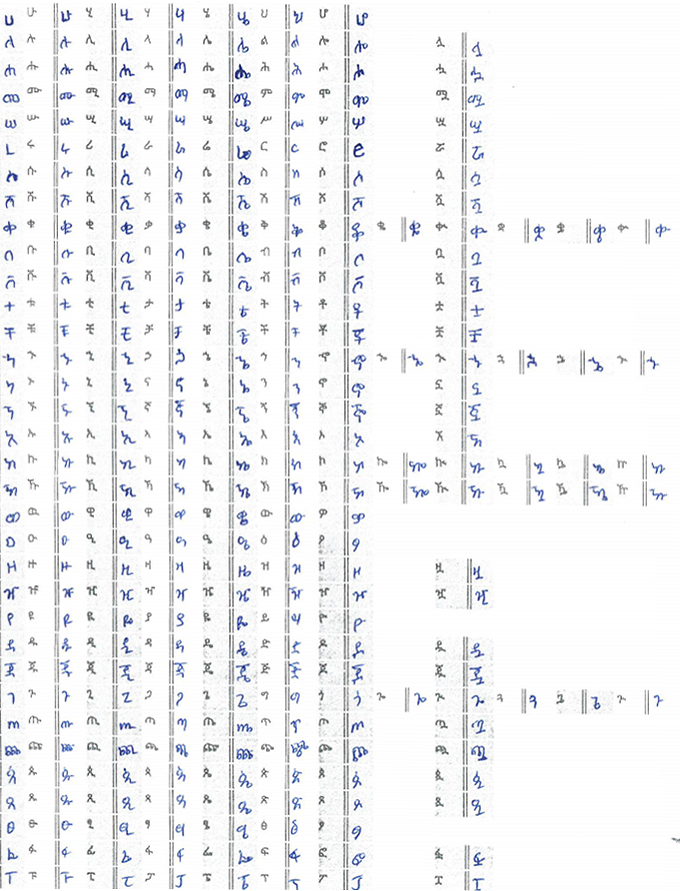
#> input picture datasetl/form 125.png, 680 x 891 px, found by its file name
$ jupyter execute 'OCR DATASET COMPILER - Latest stable version.ipynb'
#> lines starting #> are read from the running program, lines starting #| are printed output that depends on the picture; after the words box and inside, x2 and y2 are one past the last pixel; in counts of white or black regions, pixels touching at a corner belong together
# Pre-Processing LAB

Steep 1: Library import and defination of Utility Methods

[cell 1]
# All Imports
import os
import glob
import PIL
import cv2
import numpy as np
from matplotlib import pyplot as plt
import random


#  All Utility Methods
def view(img):
#     img = cv2.cvtColor(img, cv2.COLOR_BGR2RGB)
    plt.imshow(img)
    plt.show()

def rand_col_box(image, initial, final, color_interval, tickness):
    # # this method draw and
    # get a copy of the image
    tmp = np.copy(image)
    # randomly Generate a color set
    red = random.randrange(0, 255, color_interval)
    green = random.randrange(0, 255, color_interval)
    blue = random.randrange(0, 255, color_interval)
    # draw box over it then return
    x,y = initial
    w,h = final
    return cv2.rectangle(tmp, (x,y), ((x+w),(y+h)), (red, green, blue), tickness)


# [20 lines left out: function contours_process, not called in this run]
        #Crop the image
        #image_name= "reslt/countur " + str(i+1) + ".png"
        #cv2.imwrite(image_name, cropped_contour)

def grayImg(image):
    # this method return gray version of the given image
    return cv2.cvtColor(image,cv2.COLOR_BGR2GRAY)


# [17 lines left out: function get_file_name, not called in this run]

def bounder(img, initial, final):
    # # This method make a nose removal and collor-full rectangular border
    # make it gray
    gray= grayImg(img)
    # geting the threshold
    ret, thresh = cv2.threshold(gray,0,255,cv2.THRESH_BINARY_INV+cv2.THRESH_OTSU)
    # noise removal
    kernel = np.ones((3,3),np.uint8)
    opening = cv2.morphologyEx(thresh,cv2.MORPH_OPEN,kernel, iterations = 2)
    # sure background area
    sure_bg = cv2.dilate(opening,kernel,iterations=3)
    # contours_process(sure_bg, img)

    return rand_col_box(img, initial, final, 30, 1)

def fidel(bet):
    # this method sort and prepare the geez table for standard use from unicode
    deqala1 = ['ቈ','ኈ','ኰ','ዀ','ጐ']
    deqala2 = ['ሏ','ሗ','ሟ','ሧ','ሯ','ሷ','ሿ','ቊ','ቧ','ቯ',
               'ቷ','ቿ','ኊ','ኗ','ኟ','ኧ','ኲ','ዂ','ዟ','ዧ',
               'ዷ','ጇ','ጒ','ጧ','ጯ','ጷ','ጿ','ፏ','ፗ']
    deqala3 =['ቋ','ኋ','ኳ','ዃ','ጓ']
    deqala4 = ['ቌ','ኌ','ኴ','ዄ','ጔ']
    deqala5 = ['ቍ','ኍ','ኵ','ዅ','ጕ']

    i=0;fidel = 4608;fideloch = []
    if bet==1: fidel = 4608
    elif bet==2: fidel = 4609
    elif bet==3: fidel = 4610
    elif bet==4: fidel = 4611
    elif bet==5: fidel = 4612
    elif bet==6: fidel = 4613
    elif bet==7: fidel = 4614
    elif bet==8:
        for word in deqala1: fideloch.append(word)
    elif bet==9:
        for word in deqala2: fideloch.append(word)
    elif bet==10:
        for word in deqala3: fideloch.append(word)
    elif bet==11:
        for word in deqala4: fideloch.append(word)
    elif bet==12:
        for word in deqala5: fideloch.append(word)

    if bet < 8:
        while i<34:
            fideloch.append(chr(fidel))
            if i==8: fidel = fidel+32
            elif i==13 or i==17 or i==24: fidel = fidel+16
            elif i==18: fidel = fidel+16
            elif i==26: fidel = fidel+24
            else: fidel = fidel+8
            i=i+1
    return fideloch


#------------------------------------------------------------------------------------------


# # Fetch file
file_name = 'datasetl/form 125.png'

# Declare a list variable witl all the geez laters in ot according to our form standard
fidels = []
for index in range(1,13):
    fidels.append(fidel(index))

# fixed standard height and Width value of form pre-processor
h_w = [[25,890], [25,890], [25,890], [25,890], [25,890], [25,890], [25,890],# from geez to sabe
       [25,25], [25,25], [25,25], [25,25], [25,25],  # 1st column of diqala qalat
       [25,480], [25,50], [25,175], [25,50], # 2nd column of diqala qalat
       [25,25], [25,25], [25,25], [25,25], [25,25],  # 3rd column of diqala qalat
       [25,25], [25,25], [25,25], [25,25], [25,25],  # 4th column of diqala qalat
       [25,25], [25,25], [25,25], [25,25], [25,25]]  # 5th column of diqala qalat

# Adjustable x-y coordinate value of form pre-processor Column
x_y = [[2,0], [60,0], [119,0], [175,0], [234,0], [289,0], [350,0],# from geez to sabe
       [405,217], [405,348], [408,453], [411,480], [411,688], # 1st column of diqala qalat
       [468,31], [473,558], [468,640], [468,840],  # 2nd column of diqala qalat
       [531,217], [526,348], [532,453], [532,480], [528,688],  # 3rd column of diqala qalat
       [590,217], [586,348], [586,453], [586,480], [588,688],  # 4th column of diqala qalat
       [650,217], [646,348], [649,453], [649,480], [648,688]]  # 5th column of diqala qalat

# Adjustable y coordinate value of each later from selected Column of the form pre-processor
           #  ሀ1 ለ2  ሐ3  መ4   ሰ5  ረ6   ሰ7   ሸ8   ቀ9   በ10
initial = [0, 0, 25, 50, 75, 100, 125, 150, 175, 200, 225,
           #ቨ11 ተ12  ቸ13  ኀ14  ነ15  ኘ16  አ17  ከ18  ኸ19  ወ20
           250, 275, 300, 325, 350, 375, 400, 425, 450, 475,
           #ዐ21 ዘ22  ዠ23  የ24  ደ25  ጀ26  ገ27  ጠ28  ጨ29 ጰ30
           500, 525, 550, 575, 600, 625, 650, 675, 700, 725,
           #ጸ31 ፀ32  ፈ33  ፐ34
           750, 775, 800, 825]  # 5th column of diqala qalat
# initiate segmentation row pading valuse

index = 1; dynamic_pad=0; constant_pad = 2;

while index < len(initial):
    if index==2:
        dynamic_pad=0
    elif index==6:
        dynamic_pad=6
    initial[index] = initial[index]+dynamic_pad+constant_pad
    index=index+1

while True:
    imx = cv2.imread(file_name)
#> imx is the input picture: shape (891, 680, 3); mean B, G, R 244.5, 242.9, 242.3
    i=0
    while i < len(x_y):
        imx = bounder(imx, x_y[i], h_w[i])
        if h_w[i][1]==890:
            x=0
            while x < 34:
                imx = bounder(imx, [x_y[i][0],initial[x+1]+x], [25,25])
                x=x+1
        i=i+1
#> this loop made 31 passes
#> pass 1, in bounder, `gray= grayImg(img)`:
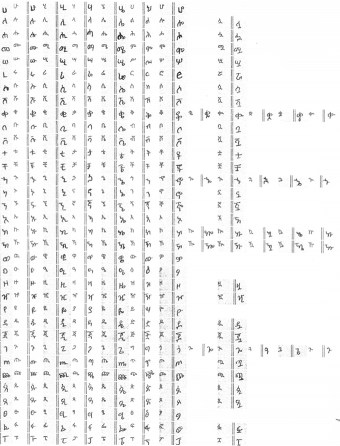
#> gray: shape (891, 680) (shown at 1/2 size); min 11, max 255, mean 242.9
#> pass 1, in bounder, `ret, thresh = cv2.threshold(gray,0,255,cv2.THRESH_BINARY_INV+cv2.THRES..`:
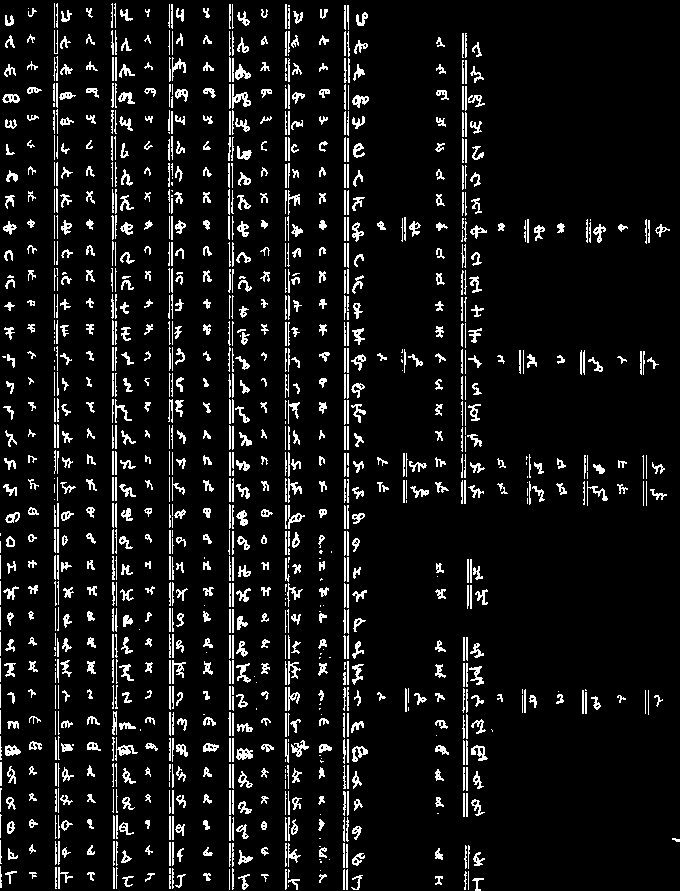
#> thresh: shape (891, 680); 8.3% white in thin lines or dots
#> pass 1, in bounder, `opening = cv2.morphologyEx(thresh,cv2.MORPH_OPEN,kernel, iterations = 2)`:
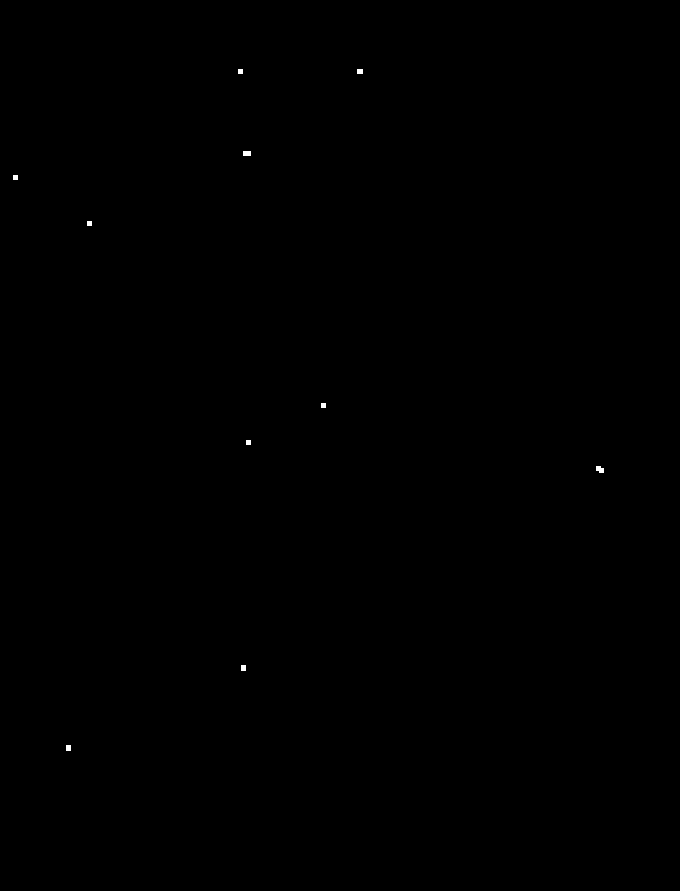
#> opening: shape (891, 680); 0.05% white; 10 white regions, largest, box (x1, y1, x2, y2) and area: (596, 466, 604, 473) 44, (243, 151, 251, 156) 40, (357, 69, 363, 74) 30
#> pass 1, in bounder, `sure_bg = cv2.dilate(opening,kernel,iterations=3)`:
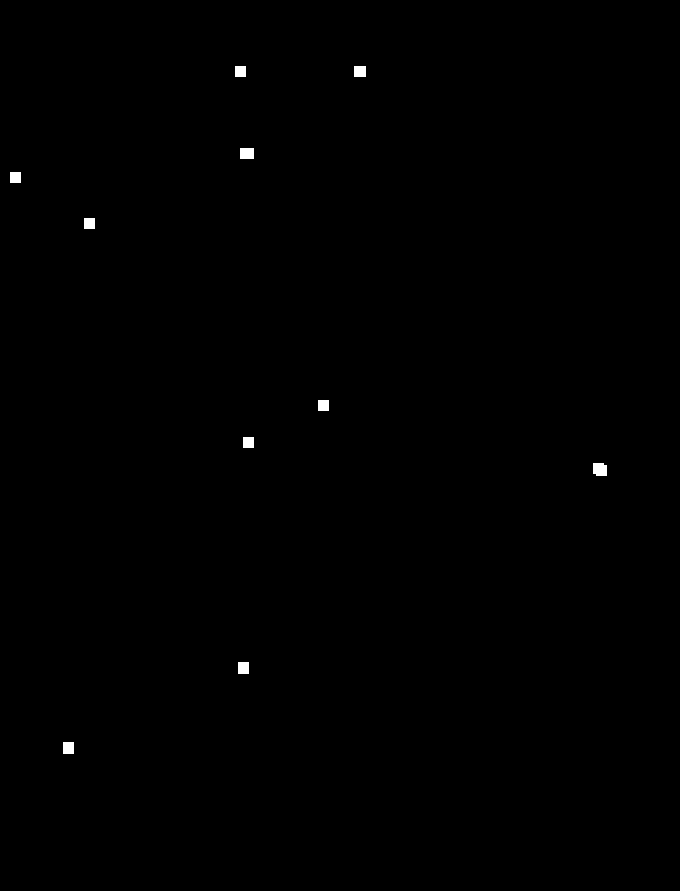
#> sure_bg: shape (891, 680); 0.22% white; 10 white regions, largest, box (x1, y1, x2, y2) and area: (593, 463, 607, 476) 170, (240, 148, 254, 159) 154, (354, 66, 366, 77) 132
#> after the loop:
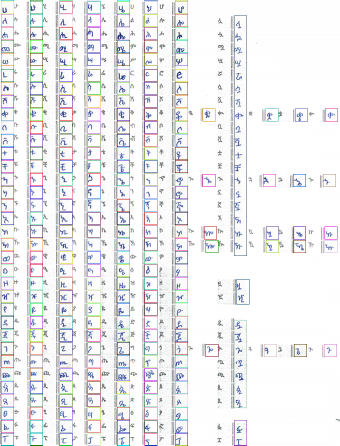
#> imx: shape (891, 680, 3) (shown at 1/2 size); mean B, G, R 238.6, 236.5, 236.4
    imx = cv2.resize(imx,(500,700))
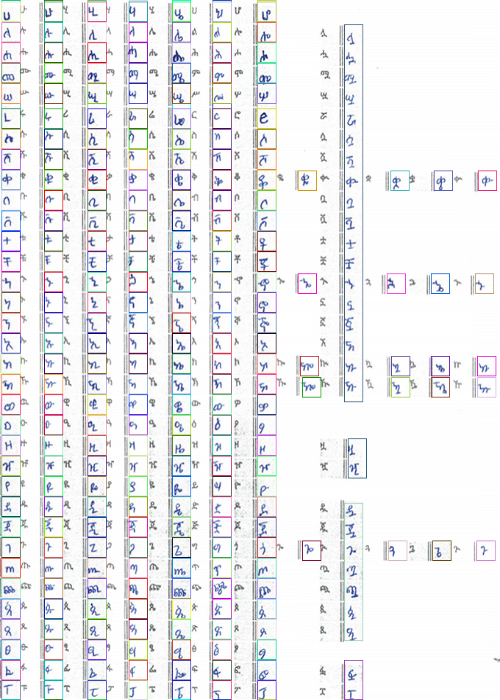
#> imx: shape (700, 500, 3); mean B, G, R 238.6, 236.5, 236.3
    cv2.imshow('1', imx)

    if cv2.waitKey(1) & 0xFF == ord('x'):
#> (key x is pressed here)
        imx = cv2.imread(file_name)
        i=0
        while i < len(x_y):
            if h_w[i][1]==890:
                x=1
                while x <= 34:
                    imx = cv2.imread(file_name)
                    # this section took me 5 hours to implemnt and it crop out our ROI
                    ROI = imx[initial[x]+x:initial[x]+x+25, x_y[i][0]:x_y[i][0]+25]
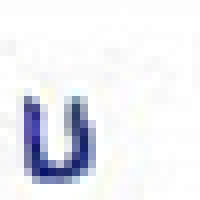
#> ROI: shape (25, 25, 3) (shown 8 times larger); mean B, G, R 241.9, 236.8, 235.7
                    view(ROI)
                    x=x+1
            i=i+1
        imx = cv2.resize(imx,(500,700))
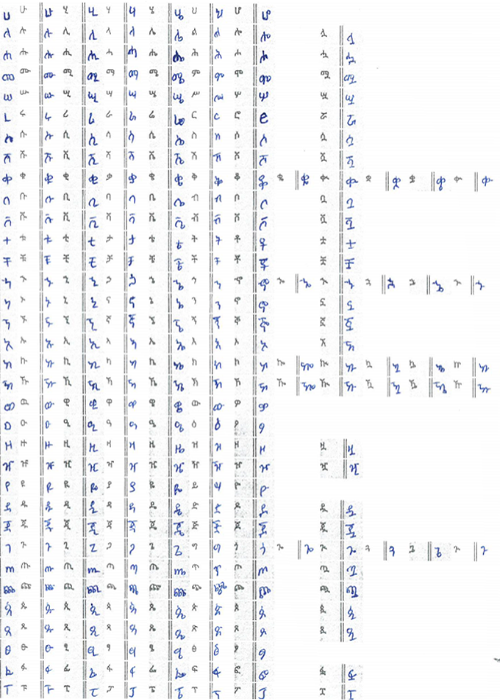
#> imx: shape (700, 500, 3); mean B, G, R 244.5, 242.9, 242.2
        cv2.imshow('Form', imx)
        # close the privious window
        cv2.destroyAllWindows()
        break

    if cv2.waitKey(1) & 0xFF == ord('q'):
        # Report or log intetion of method
        print('quitting')
        # close the privious window
        cv2.destroyAllWindows()
        # close the program
        break

$ run again, with datasetl/form 123.png copied over datasetl/form 125.png
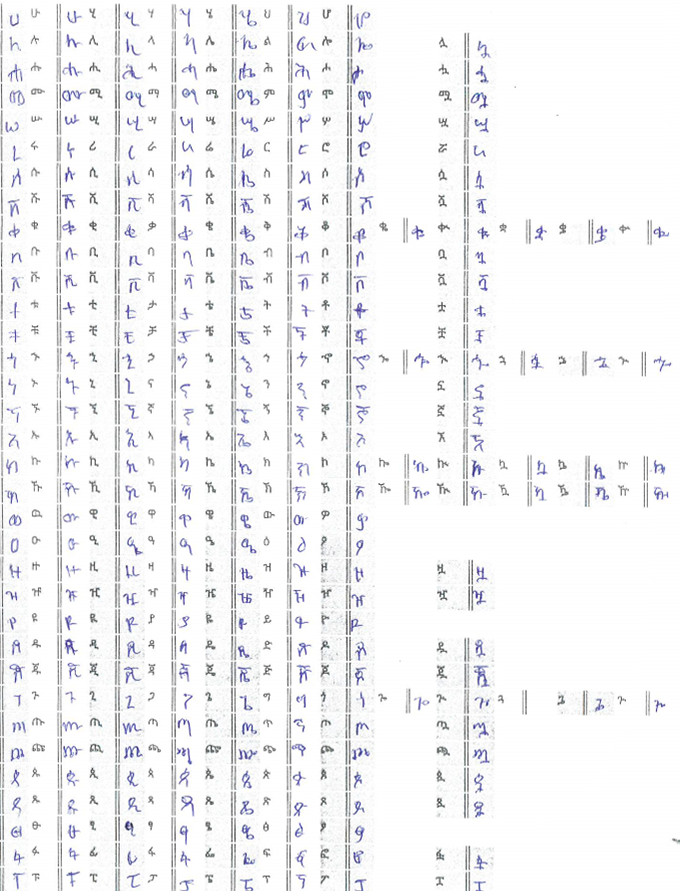
#> input picture datasetl/form 123.png, 680 x 891 px, found by its file name
#> imx is the input picture: shape (891, 680, 3); mean B, G, R 245.1, 243.6, 243.5
#> the loop `while i < len(x_y):` made 31 passes
#> pass 1, in bounder, `ret, thresh = cv2.threshold(gray,0,255,cv2.THRESH_BINARY_INV+cv2.THRES..`:
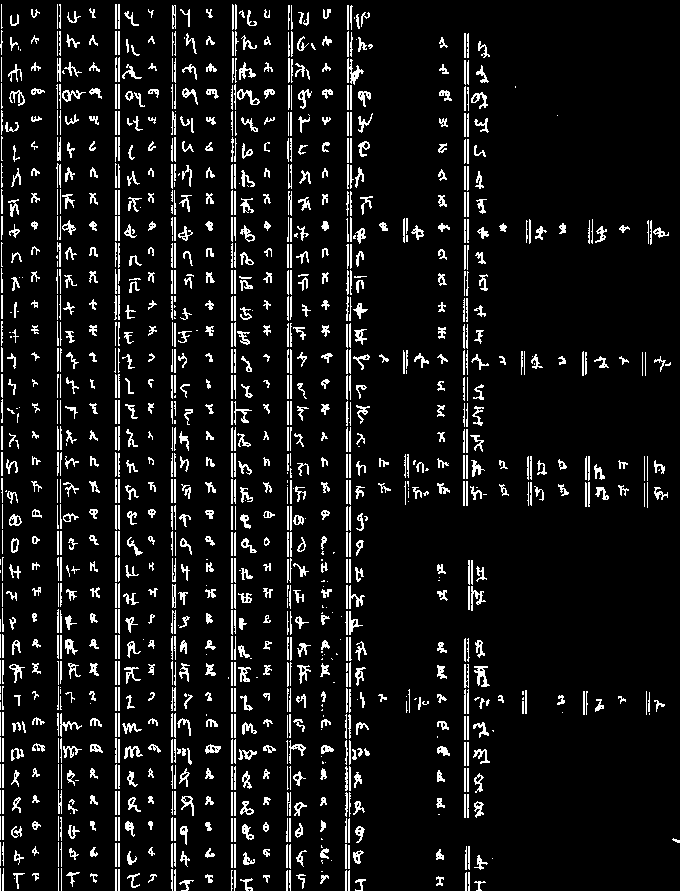
#> thresh: shape (891, 680); 8.7% white in thin lines or dots
#> `imx = cv2.resize(imx,(500,700))`:
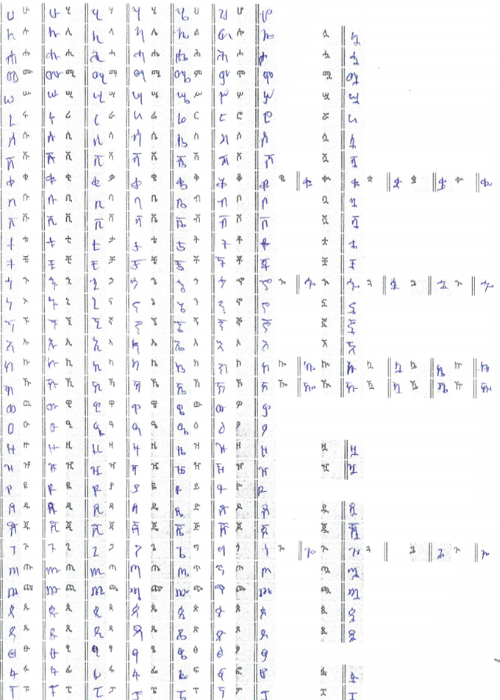
#> imx: shape (700, 500, 3); mean B, G, R 245.1, 243.6, 243.5

$ run again, with datasetl/form 124.png copied over datasetl/form 125.png
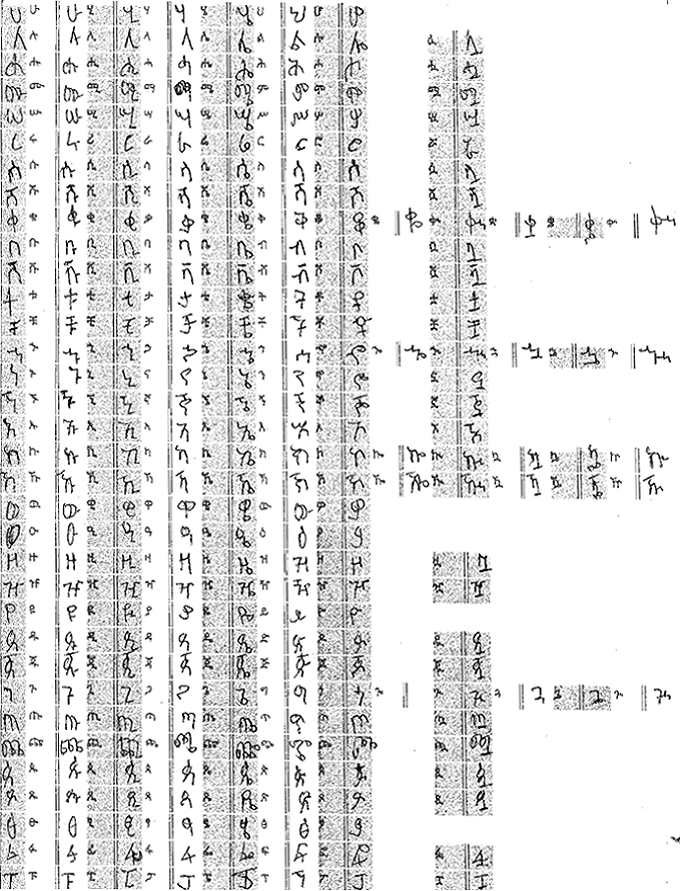
#> input picture datasetl/form 124.png, 680 x 891 px, found by its file name
#> imx is the input picture: shape (891, 680, 3); min 0, max 255, mean 227.8
#> the loop `while i < len(x_y):` made 31 passes
#> pass 1, in bounder, `ret, thresh = cv2.threshold(gray,0,255,cv2.THRESH_BINARY_INV+cv2.THRES..`:
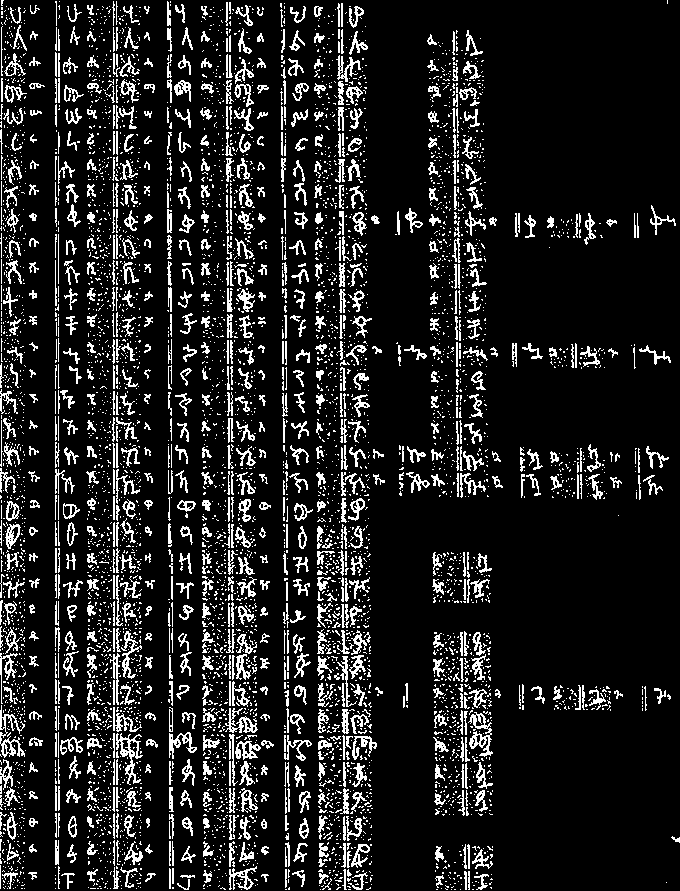
#> thresh: shape (891, 680); 12.9% white in thin lines or dots
#> `imx = cv2.resize(imx,(500,700))`:
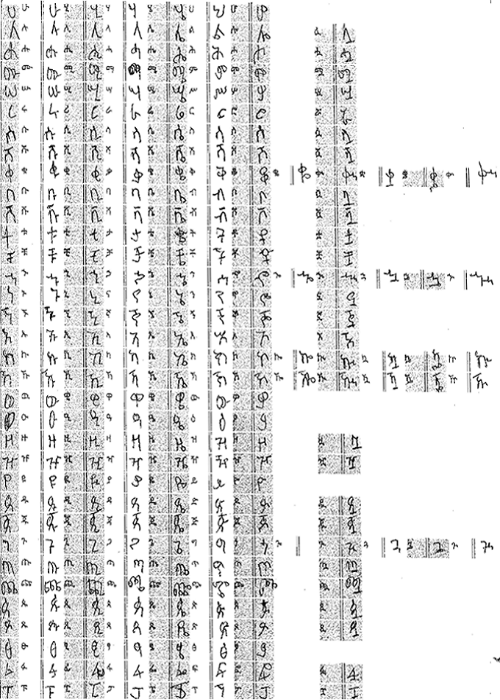
#> imx: shape (700, 500, 3); min 0, max 255, mean 227.7
